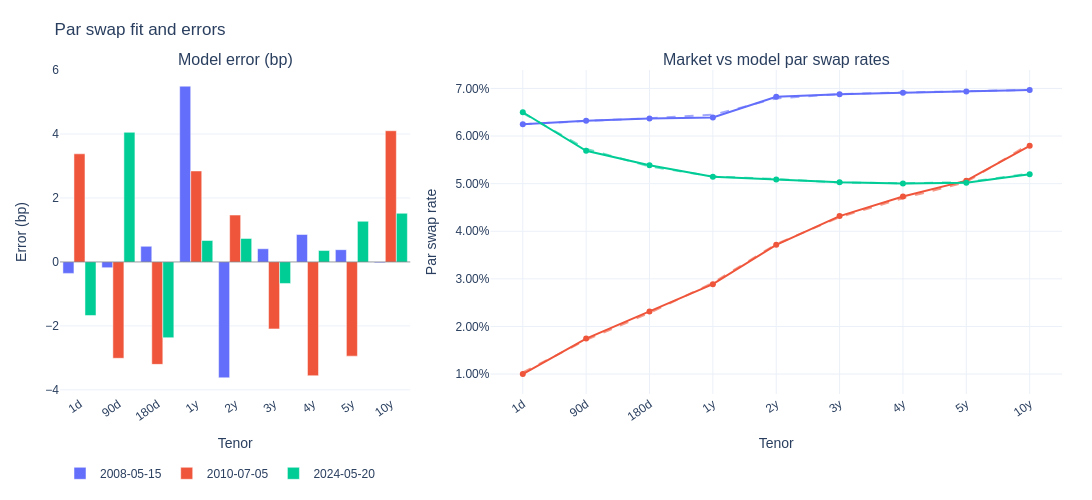

Notebook code cell kept with this figure:
### Markdown cell above
### Results

Qualitatively, the model tracks the market par swap curve very closely on the sample dates. The dashed model curves sit almost on top of the market markers across maturities, and the left-panel bar chart shows low residuals (basis points). With more time spend on training, this results can be improved a lot.

### Code cell
fig, dates = plot_swap_rates(model, test_market_rates_df)
fig.show()

### Figure 1 — Plotly figure (JSON) as saved in the notebook; plotly's stock layout.template omitted (floating-point values rounded to 4 significant figures)
{"data": [{"legendgroup": "2008-05-15", "marker": {"color": "#636EFA"}, "name": "2008-05-15", "type": "bar", "x": ["1d", "90d", "180d", "1y", "2y", "3y", "4y", "5y", "10y"], "xaxis": "x", "y": [-0.3577, -0.1783, 0.4885, 5.495, -3.623, 0.4122, 0.8591, 0.3834, -0.02519], "yaxis": "y"}, {"legendgroup": "2008-05-15", "line": {"color": "#636EFA"}, "marker": {"color": "#636EFA"}, "mode": "markers+lines", "name": "2008-05-15 (Market)", "showlegend": false, "type": "scatter", "x": ["1d", "90d", "180d", "1y", "2y", "3y", "4y", "5y", "10y"], "xaxis": "x2", "y": [0.0625, 0.0632, 0.06368, 0.06392, 0.06827, 0.06877, 0.06908, 0.06938, 0.06969], "yaxis": "y2"}, {"legendgroup": "2008-05-15", "line": {"color": "#636EFA", "dash": "dash"}, "mode": "lines", "name": "2008-05-15 (Model)", "opacity": 0.6, "showlegend": false, "type": "scatter", "x": ["1d", "90d", "180d", "1y", "2y", "3y", "4y", "5y", "10y"], "xaxis": "x2", "y": [0.06246, 0.06319, 0.06373, 0.06447, 0.0679, 0.06881, 0.06916, 0.06942, 0.06968], "yaxis": "y2"}, {"legendgroup": "2010-07-05", "marker": {"color": "#EF553B"}, "name": "2010-07-05", "type": "bar", "x": ["1d", "90d", "180d", "1y", "2y", "3y", "4y", "5y", "10y"], "xaxis": "x", "y": [3.381, -3.013, -3.203, 2.845, 1.466, -2.094, -3.558, -2.945, 4.103], "yaxis": "y"}, {"legendgroup": "2010-07-05", "line": {"color": "#EF553B"}, "marker": {"color": "#EF553B"}, "mode": "markers+lines", "name": "2010-07-05 (Market)", "showlegend": false, "type": "scatter", "x": ["1d", "90d", "180d", "1y", "2y", "3y", "4y", "5y", "10y"], "xaxis": "x2", "y": [0.01, 0.01746, 0.02317, 0.02888, 0.03714, 0.04318, 0.04729, 0.05064, 0.05794], "yaxis": "y2"}, {"legendgroup": "2010-07-05", "line": {"color": "#EF553B", "dash": "dash"}, "mode": "lines", "name": "2010-07-05 (Model)", "opacity": 0.6, "showlegend": false, "type": "scatter", "x": ["1d", "90d", "180d", "1y", "2y", "3y", "4y", "5y", "10y"], "xaxis": "x2", "y": [0.01034, 0.01716, 0.02285, 0.02916, 0.03729, 0.04297, 0.04693, 0.05034, 0.05835], "yaxis": "y2"}, {"legendgroup": "2024-05-20", "marker": {"color": "#00CC96"}, "name": "2024-05-20", "type": "bar", "x": ["1d", "90d", "180d", "1y", "2y", "3y", "4y", "5y", "10y"], "xaxis": "x", "y": [-1.674, 4.053, -2.369, 0.6701, 0.7354, -0.6721, 0.356, 1.271, 1.521], "yaxis": "y"}, {"legendgroup": "2024-05-20", "line": {"color": "#00CC96"}, "marker": {"color": "#00CC96"}, "mode": "markers+lines", "name": "2024-05-20 (Market)", "showlegend": false, "type": "scatter", "x": ["1d", "90d", "180d", "1y", "2y", "3y", "4y", "5y", "10y"], "xaxis": "x2", "y": [0.065, 0.0569, 0.05385, 0.05146, 0.05089, 0.05031, 0.05005, 0.05018, 0.05198], "yaxis": "y2"}, {"legendgroup": "2024-05-20", "line": {"color": "#00CC96", "dash": "dash"}, "mode": "lines", "name": "2024-05-20 (Model)", "opacity": 0.6, "showlegend": false, "type": "scatter", "x": ["1d", "90d", "180d", "1y", "2y", "3y", "4y", "5y", "10y"], "xaxis": "x2", "y": [0.06483, 0.05731, 0.05361, 0.05152, 0.05096, 0.05024, 0.05009, 0.05031, 0.05213], "yaxis": "y2"}], "layout": {"annotations": [{"font": {"size": 16}, "showarrow": false, "text": "Model error (bp)", "x": 0.1748, "xanchor": "center", "xref": "paper", "y": 1, "yanchor": "bottom", "yref": "paper"}, {"font": {"size": 16}, "showarrow": false, "text": "Market vs model par swap rates", "x": 0.7148, "xanchor": "center", "xref": "paper", "y": 1, "yanchor": "bottom", "yref": "paper"}], "bargap": 0.15, "bargroupgap": 0, "barmode": "group", "font": {"family": "Arial", "size": 12}, "height": 500, "legend": {"orientation": "h", "x": 0, "xanchor": "left", "y": -0.2, "yanchor": "top"}, "margin": {"b": 90, "l": 60, "r": 30, "t": 70}, "shapes": [{"line": {"color": "rgba(0,0,0,0.35)", "width": 1}, "type": "line", "x0": 0, "x1": 1, "xref": "x domain", "y0": 0, "y1": 0, "yref": "y"}], "title": {"text": "Par swap fit and errors", "xanchor": "left"}, "width": 1200, "xaxis": {"anchor": "y", "automargin": true, "categoryarray": ["1d", "90d", "180d", "1y", "2y", "3y", "4y", "5y", "10y"], "categoryorder": "array", "domain": [0, 0.3496], "tickangle": -35, "tickfont": {"size": 12}, "title": {"text": "Tenor"}, "type": "category"}, "xaxis2": {"anchor": "y2", "automargin": true, "categoryarray": ["1d", "90d", "180d", "1y", "2y", "3y", "4y", "5y", "10y"], "categoryorder": "array", "domain": [0.4296, 1], "tickangle": -35, "tickfont": {"size": 12}, "title": {"text": "Tenor"}, "type": "category"}, "yaxis": {"anchor": "x", "domain": [0, 1], "title": {"text": "Error (bp)"}, "zeroline": false}, "yaxis2": {"anchor": "x2", "domain": [0, 1], "tickformat": ".2%", "title": {"text": "Par swap rate"}}}}
